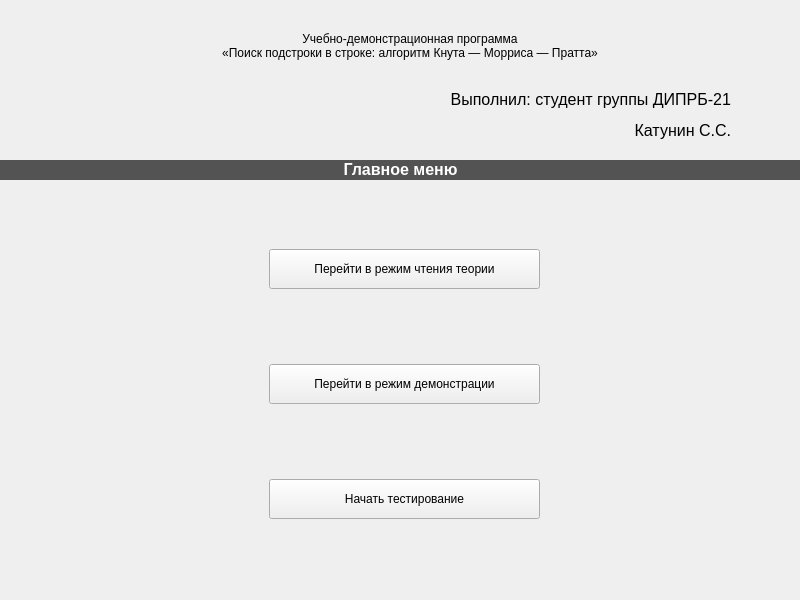
<?xml version="1.0" encoding="UTF-8"?>
<ui version="4.0">
 <class>MainWindow</class>
 <widget class="QMainWindow" name="MainWindow">
  <property name="geometry">
   <rect>
    <x>0</x>
    <y>0</y>
    <width>800</width>
    <height>600</height>
   </rect>
  </property>
  <property name="minimumSize">
   <size>
    <width>800</width>
    <height>600</height>
   </size>
  </property>
  <property name="maximumSize">
   <size>
    <width>800</width>
    <height>600</height>
   </size>
  </property>
  <property name="windowTitle">
   <string>Учебно-демонстрационная программа «Поиск подстроки в строке: алгоритм Кнута — Морриса — Пратта»</string>
  </property>
  <widget class="QWidget" name="centralwidget">
   <widget class="QStackedWidget" name="stackedWidget">
    <property name="geometry">
     <rect>
      <x>0</x>
      <y>0</y>
      <width>800</width>
      <height>600</height>
     </rect>
    </property>
    <property name="currentIndex">
     <number>0</number>
    </property>
    <widget class="QWidget" name="mainmenu">
     <widget class="QLabel" name="Author">
      <property name="geometry">
       <rect>
        <x>430</x>
        <y>80</y>
        <width>301</width>
        <height>71</height>
       </rect>
      </property>
      <property name="text">
       <string>&lt;html&gt;&lt;head/&gt;&lt;body&gt;&lt;p align=&quot;right&quot;&gt;&lt;span style=&quot; font-size:12pt;&quot;&gt;Выполнил: студент группы ДИПРБ-21&lt;/span&gt;&lt;/p&gt;&lt;p align=&quot;right&quot;&gt;&lt;span style=&quot; font-size:12pt;&quot;&gt;Катунин С.С.&lt;/span&gt;&lt;/p&gt;&lt;/body&gt;&lt;/html&gt;</string>
      </property>
     </widget>
     <widget class="QLabel" name="Title">
      <property name="geometry">
       <rect>
        <x>10</x>
        <y>-10</y>
        <width>800</width>
        <height>111</height>
       </rect>
      </property>
      <property name="styleSheet">
       <string notr="true">font: 16pt &quot;MS Shell Dlg 2&quot;;</string>
      </property>
      <property name="text">
       <string>Учебно-демонстрационная программа
«Поиск подстроки в строке: алгоритм Кнута — Морриса — Пратта»</string>
      </property>
      <property name="textFormat">
       <enum>Qt::AutoText</enum>
      </property>
      <property name="alignment">
       <set>Qt::AlignCenter</set>
      </property>
     </widget>
     <widget class="QWidget" name="verticalLayoutWidget">
      <property name="geometry">
       <rect>
        <x>269</x>
        <y>180</y>
        <width>271</width>
        <height>411</height>
       </rect>
      </property>
      <layout class="QVBoxLayout" name="menu">
       <property name="spacing">
        <number>6</number>
       </property>
       <property name="sizeConstraint">
        <enum>QLayout::SetDefaultConstraint</enum>
       </property>
       <item>
        <widget class="QPushButton" name="pushButton_teoria">
         <property name="minimumSize">
          <size>
           <width>37</width>
           <height>40</height>
          </size>
         </property>
         <property name="styleSheet">
          <string notr="true"/>
         </property>
         <property name="text">
          <string>Перейти в режим чтения теории</string>
         </property>
         <property name="iconSize">
          <size>
           <width>29</width>
           <height>28</height>
          </size>
         </property>
         <property name="flat">
          <bool>false</bool>
         </property>
        </widget>
       </item>
       <item>
        <widget class="QPushButton" name="pushButton_demo">
         <property name="minimumSize">
          <size>
           <width>0</width>
           <height>40</height>
          </size>
         </property>
         <property name="text">
          <string>Перейти в режим демонстрации</string>
         </property>
        </widget>
       </item>
       <item>
        <widget class="QPushButton" name="pushButton_test">
         <property name="minimumSize">
          <size>
           <width>0</width>
           <height>40</height>
          </size>
         </property>
         <property name="text">
          <string>Начать тестирование</string>
         </property>
        </widget>
       </item>
      </layout>
     </widget>
     <widget class="QLabel" name="label">
      <property name="geometry">
       <rect>
        <x>0</x>
        <y>160</y>
        <width>801</width>
        <height>20</height>
       </rect>
      </property>
      <property name="styleSheet">
       <string notr="true">background-color: rgb(83, 83, 83);
color: rgb(255, 255, 255);</string>
      </property>
      <property name="text">
       <string>&lt;html&gt;&lt;head/&gt;&lt;body&gt;&lt;p align=&quot;center&quot;&gt;&lt;span style=&quot; font-size:12pt; font-weight:600;&quot;&gt;Главное меню&lt;/span&gt;&lt;/p&gt;&lt;/body&gt;&lt;/html&gt;</string>
      </property>
     </widget>
    </widget>
    <widget class="Teoria" name="teoria"/>
    <widget class="Demo" name="demo"/>
    <widget class="Test" name="test"/>
   </widget>
  </widget>
 </widget>
 <customwidgets>
  <customwidget>
   <class>Teoria</class>
   <extends>QWidget</extends>
   <header location="global">teoria.h</header>
   <container>1</container>
  </customwidget>
  <customwidget>
   <class>Test</class>
   <extends>QWidget</extends>
   <header location="global">test.h</header>
   <container>1</container>
  </customwidget>
  <customwidget>
   <class>Demo</class>
   <extends>QWidget</extends>
   <header location="global">demo.h</header>
   <container>1</container>
  </customwidget>
 </customwidgets>
 <resources/>
 <connections/>
</ui>
